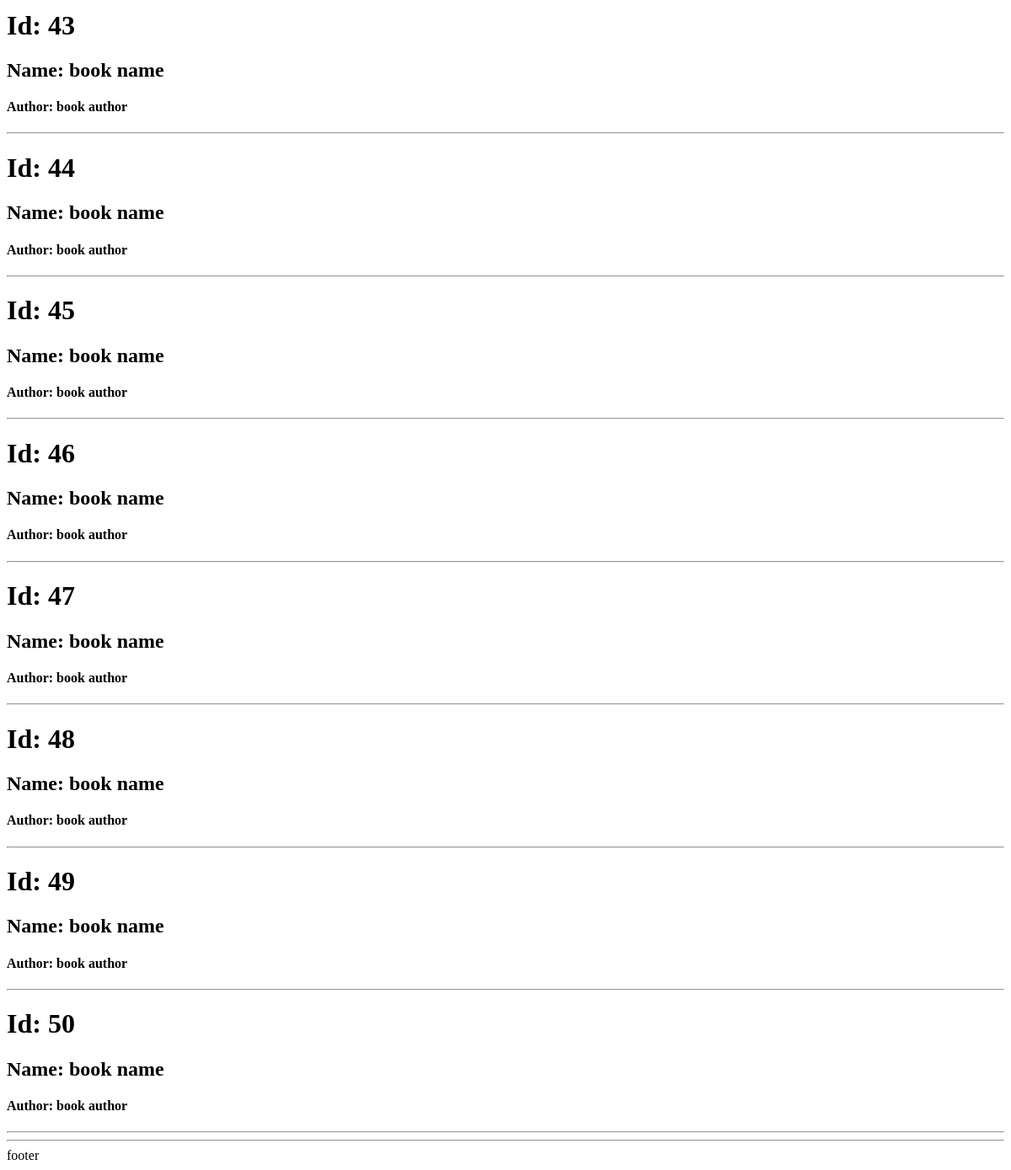
Page /books/simple/query/ (lower part) on the earlier database version.
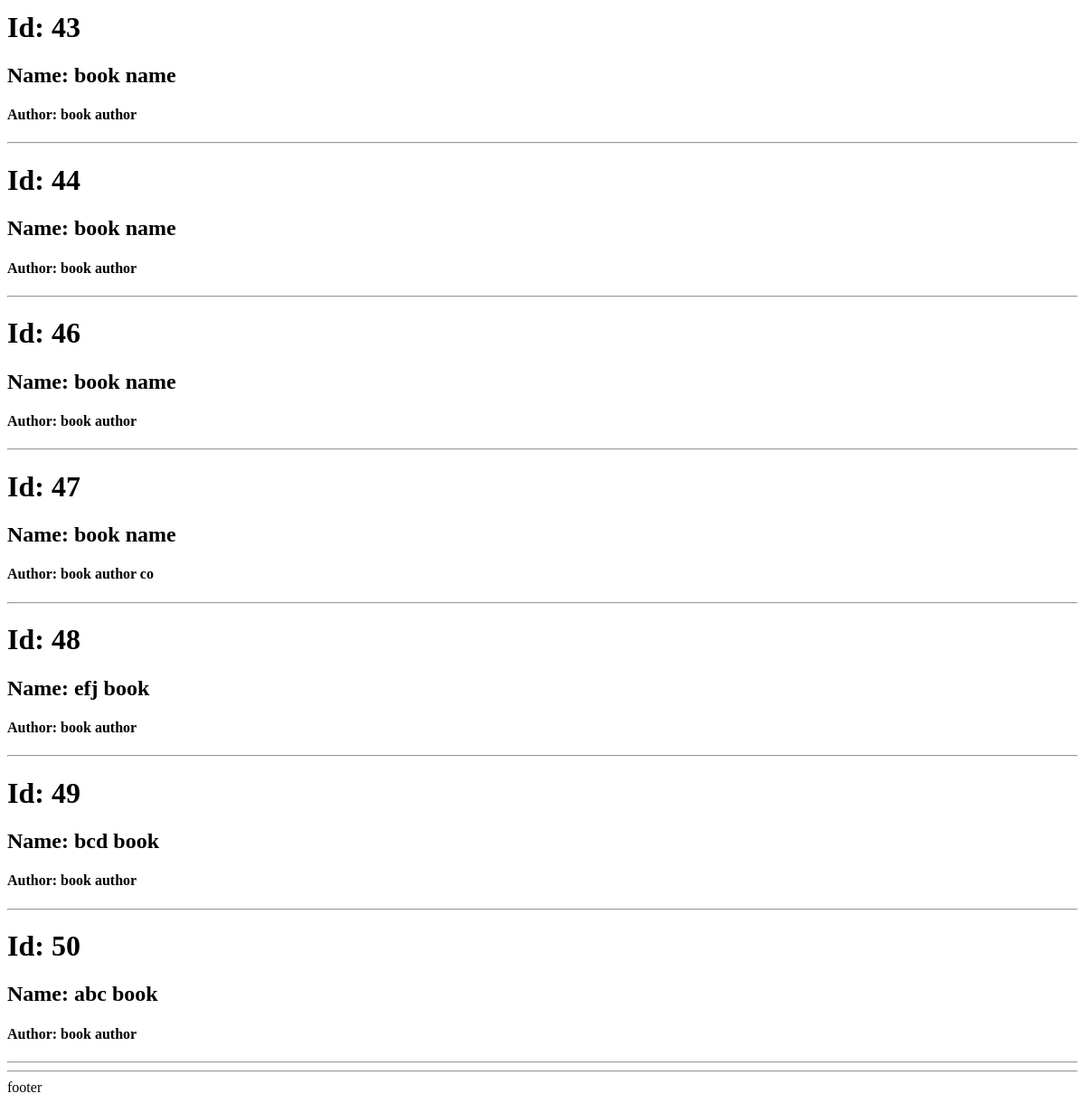
Same page on the later database version.
### apps/bookmodule/models.py (models this page shows)
class Book(models.Model):
    title = models.CharField(max_length = 50)
    author = models.CharField(max_length = 50)
    price = models.FloatField(default = 0.0)
    edition = models.SmallIntegerField(default = 1)

### apps/bookmodule/views.py (the view)
# urls.py: path('simple/query/', views.simple_query, name="books.query"),
def simple_query(request):
    mybooks = Book.objects.filter(title__icontains='book') # <- multiple objects
    return render(request, 'bookmodule/bookList.html', {'books':mybooks})

### apps/templates/bookmodule/bookList.html (shortened to what this page needs)
{% extends "layouts/base.html" %}
{% load static %}
{% block content %}
<div>
    {% for book in books %}
    <div>
        <h1>Id: {{book.id}}</h1>
        <h2>Name: {{book.title}}</h2>
        <h4>Author: {{book.author}}</h4>
    </div>
    <hr>
    {% endfor %}
</div>
{% endblock content %}

### apps/templates/layouts/base.html (shortened to what this page needs)
<!DOCTYPE html>
<html>
{% load static %}
<head>
    <link rel="stylesheet" href="{% static 'styles.css' %}">
    <link rel="stylesheet" href="https://cdnjs.cloudflare.com/ajax/libs/font-awesome/4.7.0/css/font-awesome.min.css">
</head>
<body>
    {% block content %} {% endblock content %}
    {% include "includes/footer.html" %}
</body>

### apps/templates/includes/footer.html
<hr>
<div class="width: 100%;">footer</div>

Differences in the rows shown:
removed Book: id "45", title "book name", author "book author"
changed Book id 47: author "book author" → "book author co"
changed Book id 48: title "book name" → "efj book"
changed Book id 49: title "book name" → "bcd book"
changed Book id 50: title "book name" → "abc book"
